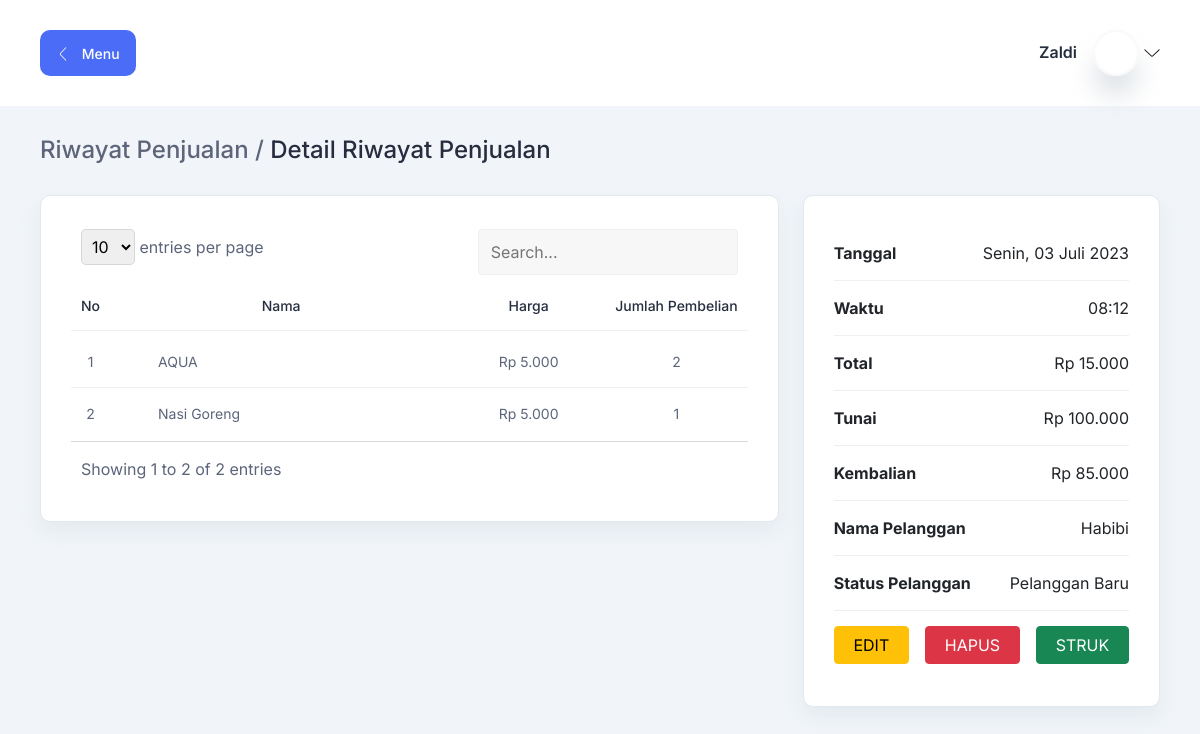
Screenshot of /index.php?h=detail_riwayat_penjualan&id=2 (signed in) with the database file from the repository.
### tables this page shows
CREATE TABLE `detail_penjualan`(
    `id` BIGINT UNSIGNED AUTO_INCREMENT,
    `id_penjualan` BIGINT UNSIGNED,
    `id_menu` BIGINT UNSIGNED,
    `jumlah` VARCHAR(255),
    `harga` BIGINT UNSIGNED,
    PRIMARY KEY (`id`),
    FOREIGN KEY (`id_penjualan`) REFERENCES penjualan (`id`) ON DELETE CASCADE,
    FOREIGN KEY (`id_menu`) REFERENCES menu (`id`) ON DELETE CASCADE 
);

CREATE TABLE `menu`(
    `id` BIGINT UNSIGNED AUTO_INCREMENT,
    `id_kategori_menu` BIGINT UNSIGNED,
    `nama` VARCHAR(255) UNIQUE,
    `harga` BIGINT UNSIGNED,
    `foto` VARCHAR(255), 
    PRIMARY KEY (`id`),
    FOREIGN KEY (`id_kategori_menu`) REFERENCES kategori_menu (`id`) ON DELETE CASCADE
);

CREATE TABLE `penjualan`(
    `id` BIGINT UNSIGNED AUTO_INCREMENT,
    `id_kasir` BIGINT UNSIGNED,
    `id_pelanggan` BIGINT UNSIGNED NULL,
    `nama` VARCHAR(255),
    `tunai` BIGINT UNSIGNED,
    `tanggal_waktu` VARCHAR(255),
    PRIMARY KEY (`id`),
    FOREIGN KEY (`id_kasir`) REFERENCES kasir (`id`) ON DELETE CASCADE,
    FOREIGN KEY (`id_pelanggan`) REFERENCES pelanggan (`id`) ON DELETE CASCADE 
);

### database/connection.php (called while the page is built, shortened)
<?php
function indoensiaDateWithDay($date)
{
  $tanggal = explode('-', $date)[2];
  $bulan = explode('-', $date)[1];
  $tahun = explode('-', $date)[0];
  return DAY_IN_INDONESIA[Date("w", strtotime($date))] . ', ' . $tanggal . ' ' . MONTH_IN_INDONESIA[$bulan - 1] . ' ' . $tahun;
}

### halaman/riwayat_penjualan/detail.php (the view, shortened to what this page needs)
<section class="table-components">
    <div class="container-fluid">
        <div class="title-wrapper pt-30">
            <div class="row align-items-center">
                <div class="col">
                    <div class="title mb-30">
                        <h3>
                            <?php if ($_SESSION['user']['status'] == 'ADMIN') : ?>
                                <a href="?h1=menu&h2=penjualan" class="breadcrumb-item">Riwayat Penjualan</a>
                            <?php else : ?>
                                <a href="?h=riwayat_penjualan" class="breadcrumb-item">Riwayat Penjualan</a>
                            <?php endif; ?>
                            <span style="color: #5D657B;">/</span>
                            Detail Riwayat Penjualan
                        </h3>
                    </div>
                </div>
            </div>
        </div>
        <div class="tables-wrapper">
            <div class="row">
                <div class="col-lg-8">
                    <div class="card-style mb-30">
                        <div class="table-responsive">
                            <table id="table" class="table">
                                <thead>
                                    <tr>
                                        <th class="text-center fit">
                                            <h6>No</h6>
                                        </th>
                                        <th class="text-center">
                                            <h6>Nama</h6>
                                        </th>
                                        <th class="text-center">
                                            <h6>Harga</h6>
                                        </th>
                                        <th class="text-center fit">
                                            <h6>Jumlah Pembelian</h6>
                                        </th>
                                    </tr>
                                </thead>
                                <?php
                                $q = "
                                    SELECT
                                        dp.id,
                                        m.nama,
                                        dp.harga,
                                        dp.jumlah,
                                        m.foto
                                    FROM
                                        detail_penjualan dp
                                    INNER JOIN
                                        menu m
                                    ON
                                        m.id=dp.id_menu
                                    WHERE
                                        dp.id_penjualan=" . $_GET['id'] . "
                                    ORDER BY
                                        dp.id DESC
                                ";
                                $result = $conn->query($q);
                                $no = 1;
                                ?>
                                <tbody>
                                    <?php if ($result->num_rows) : ?>
                                        <?php while ($row = $result->fetch_assoc()) : ?>
                                            <tr>
                                                <td class="text-center fit">
                                                    <p><?= $no++; ?></p>
                                                </td>
                                                <td class="px-5">
                                                    <p><?= $row['nama']; ?></p>
                                                </td>
                                                <td class="text-center">
                                                    <p>Rp <?= number_format($row['harga'], 0, ",", "."); ?></p>
                                                </td>
                                                <td class="text-center fit">
                                                    <p><?= $row['jumlah']; ?></p>
                                                </td>
                                            </tr>
                                        <?php endwhile; ?>
                                    <?php else : ?>
                                        <tr>
                                            <td class="text-center" colspan="4">Data Kosong</td>
                                        </tr>
                                    <?php endif; ?>
                                </tbody>
                            </table>
                        </div>
                    </div>
                </div>
                <div class="col-lg-4">
                    <div class="card-style mb-30">
                        <div class="table-responsive">
                            <table class="table">
                                <?php
                                $q = "
                                    SELECT
                                        k.nama nama_kasir,
                                        p.*,
                                        SUM(dp.jumlah * dp.harga) total,
                                        DATE(p.tanggal_waktu) tanggal,
                                        DATE_FORMAT(p.tanggal_waktu, '%H:%i') waktu
                                    FROM
                                        penjualan p
                                    INNER JOIN
                                        kasir k
                                    ON
                                        k.id=p.id_kasir
                                    INNER JOIN
                                        detail_penjualan dp
                                    ON
                                        dp.id_penjualan=p.id
                                    WHERE
                                        p.id=" . $_GET['id'] . "
                                    GROUP BY
                                        p.id
                                ";
                                $penjualan = $conn->query($q)->fetch_assoc();
                                ?>
                                <tbody>
                                    <tr>
                                        <th>Tanggal</th>
                                        <td class="text-end">
                                            <?= indoensiaDateWithDay($penjualan['tanggal']); ?>
                                        </td>
                                    </tr>
                                    <tr>
                                        <th>Waktu</th>
                                        <td class="text-end">
                                            <?= $penjualan['waktu']; ?>
                                        </td>
                                    </tr>
                                    <tr>
                                        <th>Total</th>
                                        <td class="text-end">
                                            Rp <?= number_format($penjualan['total'], 0, ",", "."); ?>
                                        </td>
                                    </tr>
                                    <tr>
                                        <th>Tunai</th>
                                        <td class="text-end">
                                            Rp <?= number_format($penjualan['tunai'], 0, ",", "."); ?>
                                        </td>
                                    </tr>
                                    <tr>
                                        <th>Kembalian</th>
                                        <td class="text-end">
                                            Rp <?= number_format($penjualan['tunai'] - $penjualan['total'], 0, ",", "."); ?>
                                        </td>
                                    </tr>
                                    <tr>
                                        <th>Nama Pelanggan</th>
                                        <td class="text-end">
                                            <?= $penjualan['nama']; ?>
                                        </td>
                                    </tr>
                                    <tr>
                                        <th>Status Pelanggan</th>
                                        <td class="text-end">
                                            <?= $penjualan['id_pelanggan'] ? 'Pelanggan Tetap' : 'Pelanggan Baru'; ?>
                                        </td>
                                    </tr>
                                    <tr>
                                        <td colspan="2">
                                            <div class="d-flex gap-3">
                                                <?php if ($_SESSION['user']['status'] == 'ADMIN') : ?>
                                                    <a href="?h1=menu&h2=edit_penjualan&id=<?= $_GET['id']; ?>" class="btn btn-warning flex-grow-1">EDIT</a>
                                                <?php else : ?>
                                                    <a href="?id=<?= $_GET['id']; ?>" class="btn btn-warning flex-grow-1">EDIT</a>
                                                <?php endif; ?>
                                                <a href="halaman/kasir/hapus.php?id=<?= $_GET['id']; ?>" onclick="return confirm('Yakin?')" class="btn btn-danger flex-grow-1">HAPUS</a>
                                                <a href="halaman/laporan/cetak/struk.php?id=<?= $_GET['id']; ?>" target="_blank" class="btn btn-success flex-grow-1">STRUK</a>
                                            </div>
                                        </td>
                                    </tr>
                                </tbody>
                            </table>
                        </div>
                    </div>
                </div>
            </div>
        </div>
    </div>
</section>

### assets/css/fullcalendar.css (style rules this page uses)
:root { --fc-daygrid-event-dot-width: 8px; }
:root { --fc-list-event-dot-width: 10px; --fc-list-event-hover-bg-color: #f5f5f5; }

### assets/css/datatable.css (style rules this page uses)
.dataTable-table { max-width: 100%; width: 100%; border-spacing: 0; border-collapse: separate; }
.dataTable-table > tbody > tr > td, .dataTable-table > tbody > tr > th, .dataTable-table > tfoot > tr > td, .dataTable-table > tfoot > tr > th, .dataTable-table > thead > tr > td, .dataTable-table > thead > tr > th { vertical-align: top; padding: 8px 10px; }
.dataTable-table > thead > tr > th { vertical-align: bottom; text-align: left; border-bottom: 1px solid #d9d9d9; }
.dataTable-table th { vertical-align: bottom; text-align: left; }

### index.php (style rules this page uses)
.fit { width: 1%; white-space: nowrap; }
.breadcrumb-item { color: #5D657B; }

### rows the page displays
detail_penjualan: id_menu.nama "AQUA", harga "5.000", jumlah "2"
detail_penjualan: id_menu.nama "Nasi Goreng", harga "5.000", jumlah "1"
penjualan: tunai "100.000", nama "Habibi"

### other values shown
$_SESSION['user']['nama'] "Zaldi"
indoensiaDateWithDay($penjualan['tanggal']) "Senin, 03 Juli 2023"
$penjualan['waktu'] "08:12"
$penjualan['total'] "15.000"
$penjualan['tunai'] - $penjualan['total'] "85.000"
